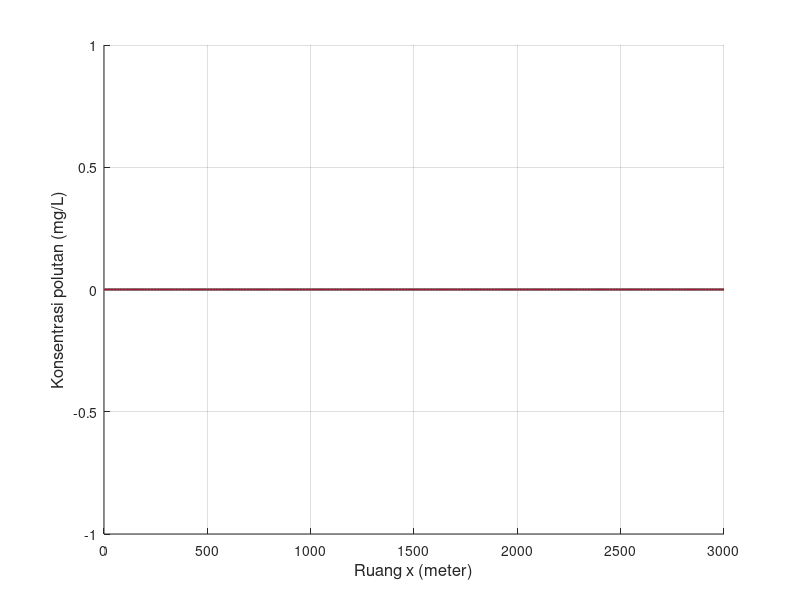

Write MATLAB code to recreate this figure. (Note: this script raises an error after producing the figure.)
clear; clc; close all;

% Feby Syarief Al A`raaf
% 26050124130087
% Oseanografi C
%
% Simulasi adveksi 1 dimensi metode Crank-Nicolson
% Sumber polutan diskontinu
% Grafik: konsentrasi polutan terhadap ruang
% NIM = 087, sehingga:
% x = 0, y = 8, z = 7

x_digit = 0;
y_digit = 8;
z_digit = 7;

C_source = 10 * z_digit;

L = 3000;
T = 7200;

scenario(1).nama = 'Skenario 1';
scenario(1).dx   = 15;
scenario(1).dt   = 6;
scenario(1).G    = 0.5;
scenario(1).m    = 15 + z_digit;

scenario(2).nama = 'Skenario 2';
scenario(2).dx   = 30;
scenario(2).dt   = 6;
scenario(2).G    = 0.05;
scenario(2).m    = 30 + z_digit;

scenario(3).nama = 'Skenario 3';
scenario(3).dx   = 15;
scenario(3).dt   = 6;
scenario(3).G    = 1;
scenario(3).m    = 15 + z_digit;

folder_output = 'output_Diskontinu_CN_Polutan_Terhadap_Ruang';
if ~exist(folder_output, 'dir')
    mkdir(folder_output);
end

for s = 1:numel(scenario)

    fprintf('\nMemproses %s\n', scenario(s).nama);

    dx       = scenario(s).dx;
    dt       = scenario(s).dt;
    G        = scenario(s).G;
    m_source = scenario(s).m;
    n_source = 20 + z_digit;

    M_grid = round(L / dx) + 1;
    Mmax   = max(M_grid, m_source);
    Nmax   = round(T / dt);

    alpha = (G * dt) / (dx^2);

    fprintf('dx = %.3f m, dt = %.3f s, G = %.3f m^2/s, m = %d, n = %d\n', dx, dt, G, m_source, n_source);
    fprintf('Mmax = %d, Nmax = %d, alpha = %.6f\n', Mmax, Nmax, alpha);

    F = zeros(Nmax + 1, Mmax);

    t_step = 0:Nmax;
    t_time = t_step * dt;
    x_grid = 0:(Mmax - 1);
    x_pos  = x_grid * dx;

    tv = [5 7 9 11 13 15 17];
    tv_valid = tv(tv >= 0 & tv <= T);
    n_plot = round(tv_valid / dt) + 1;

    if length(tv_valid) < length(tv)
        fprintf('%s: beberapa waktu berada di luar domain sehingga tidak digrafikkan.\n', scenario(s).nama);
    end

    a = -alpha;
    b = 2 + 2 * alpha;
    c = -alpha;

    H = zeros(1, Mmax);
    Q = zeros(1, Mmax);
    D = zeros(1, Mmax);

    for n = 1:Nmax

        if n == n_source
            F(n, m_source) = C_source;
        end

        for i = 2:(Mmax-1)
            D(i) = alpha * F(n, i+1) + (2 - 2 * alpha) * F(n, i) + alpha * F(n, i-1);
        end

        D(2)      = D(2) + alpha * F(n+1, 1);
        D(Mmax-1) = D(Mmax-1) + alpha * F(n+1, Mmax);

        H(2) = c / b;
        Q(2) = D(2) / b;

        for i = 3:(Mmax-1)
            denom = b - a * H(i-1);
            H(i) = c / denom;
            Q(i) = (D(i) - a * Q(i-1)) / denom;
        end

        F(n+1, Mmax-1) = Q(Mmax-1);

        for j = (Mmax-2):-1:2
            F(n+1, j) = H(j) * F(n+1, j+1) + Q(j);
        end

        F(n+1, 1)    = F(n+1, 2);
        F(n+1, Mmax) = F(n+1, Mmax-1);
    end

    fig = figure('Visible', 'off', 'Position', [100 100 1400 600]);
    hold on;

    legend_text = {};

    for k = 1:length(n_plot)
        plot(x_pos, F(n_plot(k), :), 'LineWidth', 1.2);
        legend_text{end+1} = sprintf('t = %d s', tv_valid(k));
    end

    grid on;
    xlabel('Ruang x (meter)', 'FontSize', 12);
    ylabel('Konsentrasi polutan (mg/L)', 'FontSize', 12);
    title(sprintf('%s - Konsentrasi polutan terhadap ruang', scenario(s).nama), ...
        'Feby Syarief-0087-Ose C', 'FontSize', 14, 'FontWeight', 'bold');
    xlim([x_pos(1), x_pos(end)]);

    y_max = max(F(n_plot, :), [], 'all');
    if isempty(y_max) || isnan(y_max) || y_max <= 0
        ylim([0 1]);
    else
        ylim([0, max(C_source * 1.2, y_max * 1.1)]);
    end

    set(gca, 'FontSize', 11);

    legend(legend_text, ...
        'Location', 'northwest', ...
        'FontSize', 8, ...
        'NumColumns', 2, ...
        'Box', 'on');

    hold off;

    nama_file = sprintf('cn_diskontinu_ruang_skenario_%d.png', s);
    saveas(fig, fullfile(folder_output, nama_file));
    close(fig);

    fprintf('%s selesai diproses.\n', scenario(s).nama);
end

fprintf('\nSemua skenario telah selesai diproses.\n');
